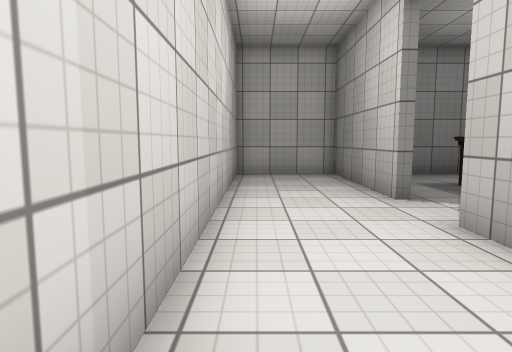
[1] (above)

12 first-person views from a walk through a Unity game level. The camera is 1.2 m above the floor, tilts 6° down and sees 75° across. The floor is counted in squares, 1 m on a side. Each view is taken from the middle of a square. On the plan, view 1 faces up. The plan holds only what a view shows up to about 14 squares ahead; the rest is blank. The player character is not drawn. Some animated figures are not drawn. Some surface patterns are stand-ins.

[2]
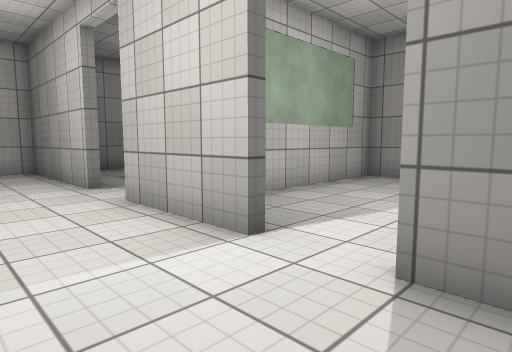

[3]
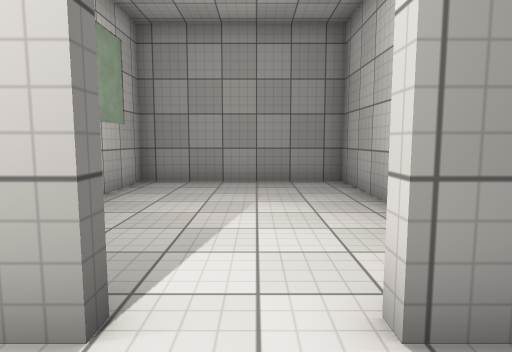

[4]
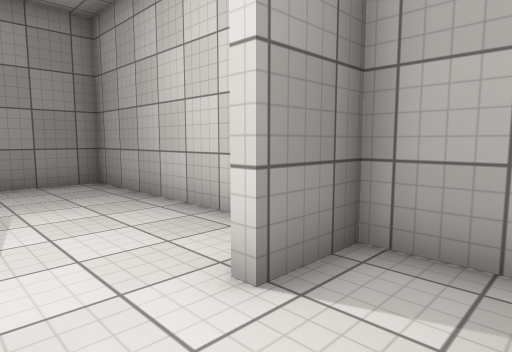

[5]
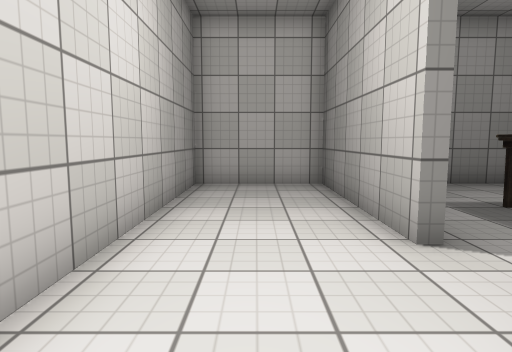

[6]
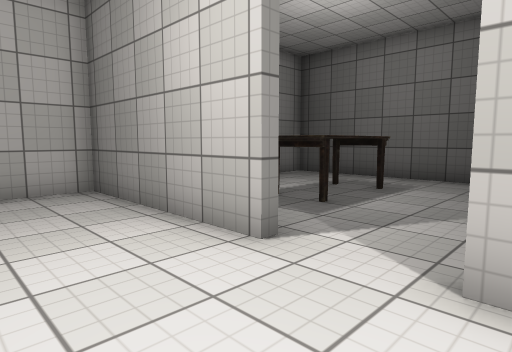

[7]
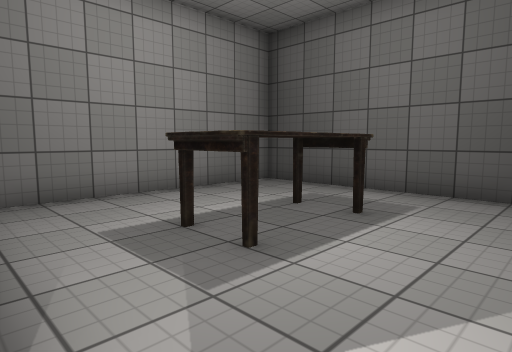

[8]
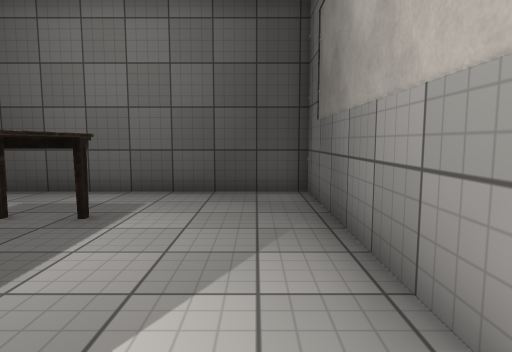

[9]
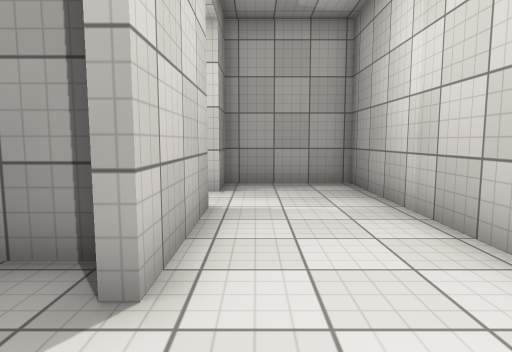

[10]
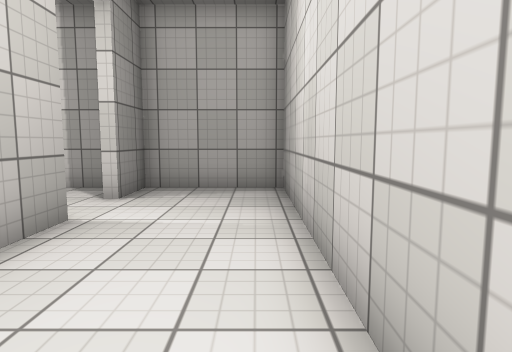

[11]
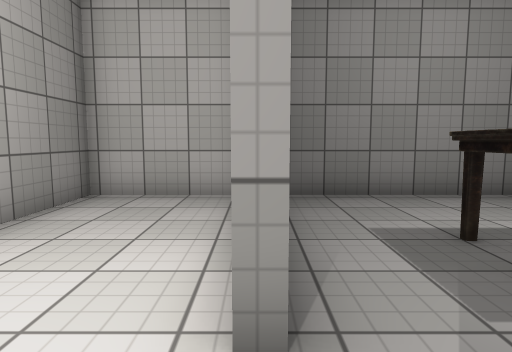

[12]
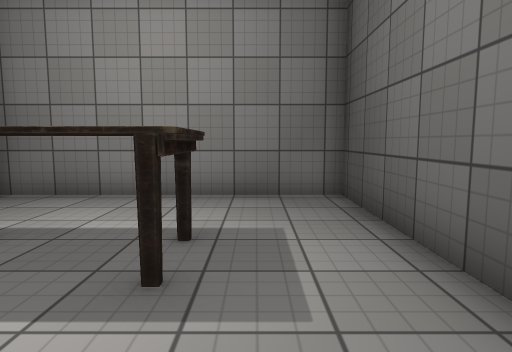

### Floor plan
Points are (right, up) in squares from view 1. A wall is a line through its corners. A room is listed if a view was taken in it or the views show most of it. See-through windows are left out.
Room 1 (views 1, 2, 3, 4, 5, 6, 7, 8, 9, 10, 11)
walls: (3.2, 6.8) (2.9, 6.8) (2.9, 12.4) (-0.7, 12.4) (-0.7, -2.6) (2.9, -2.6) (2.9, -0.9) (3.2, -0.9); (3.2, 1) (2.9, 1) (2.9, 4.6) (3.2, 4.6)
ways out: opening at (3, 5.5) to room 2; opening at (3, 0.5) to room 3
Room 2 (view 12)
walls: (3.5, 3.8) (10.9, 3.8) (10.9, 12.4) (3.2, 12.4)
ways out: opening at (3, 5.5) to room 1
objects: table (5, 8) to (8, 9)
Room 3 (no view inside)
walls: (3.9, -2.6) (10.9, -2.6) (10.9, 3.4) (5.8, 3.4)
ways out: opening at (3, 0.5) to room 1

Positions as (right, up) in squares from view 1, and headings:
1: (0, 0), facing up
2: (0, -2), facing up-right
3: (1, 0), facing right
4: (1, 1), facing down-right
5: (1, 3), facing up
6: (0, 4), facing up-right
7: (3, 5), facing up-right
8: (3, 5), facing right
9: (2, 7), facing down
10: (0, 6), facing down
11: (3, 5), facing up
12: (9, 5), facing up
